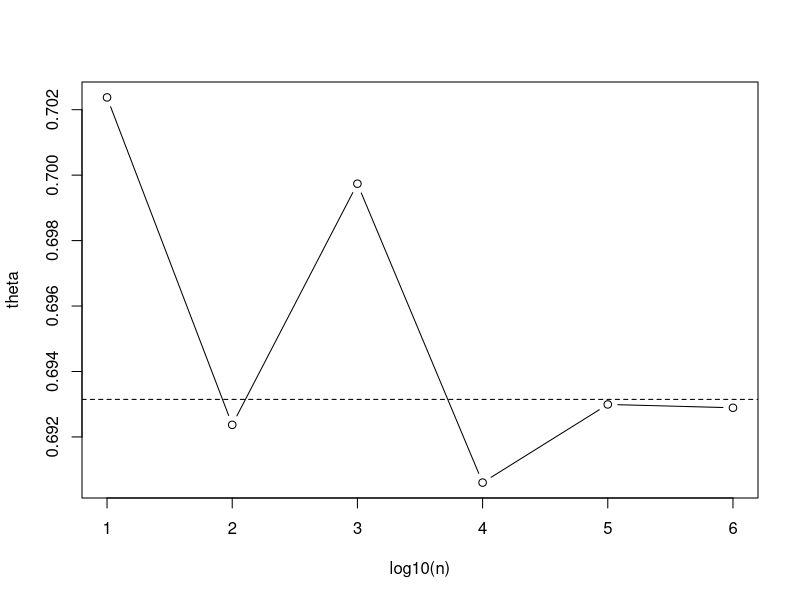
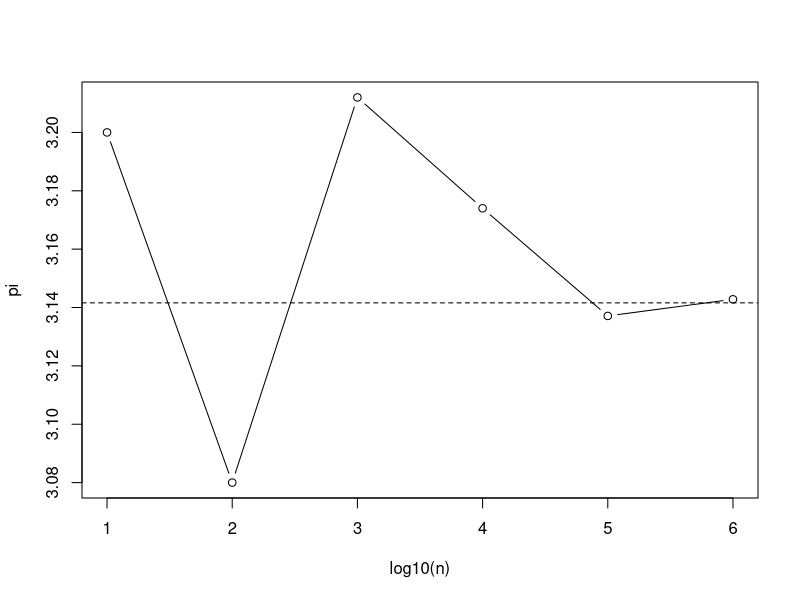

Here is the R script that generated these plots, in order: (Note: this script raises an error after producing the figures.)
#計算過程是否用到遞迴?------------否:apply
#                     |
#                     ------------是--------是否知道迴圈次數?---------------是:for
#                                                            |
#                                                            ---------------否:while,repeat

#HW1
z<-c()
for(i in 1:6){
    y<-runif(10^(i),0,1)
    x<-1/(5+(10-5)*y)
  x
  z[i]<-mean(x)*(10-5)
}
z
w<-c(10,100,1000,10000,100000,1000000)
# z <- sapply(w, FUN = function(x){(mean(1/runif(x,5,10)))*(10-5)})
plot(log10(w),z,xlab="log10(n)",ylab="theta",type="b")
abline(h=log(10)-log(5),lty=2)

#HW2
#I(a)
set.seed(123)
x<-c()
y<-c()
theta<-c()
p<-c()
for(i in 1:6){
  x<-runif(10^i,0,1)
  y<-runif(10^i,0,1)
  z<-c()
  z<-x^2+y^2<=1
  theta[i]<-mean(z)
  p[i]<-4*theta[i]
}
theta
p
w<-c(10,100,1000,10000,100000,1000000)
plot(log10(w),p,xlab="log10(n)",ylab="pi",type="b")
abline(h=pi,lty=2)
var<-c()
for(i in 1:6){
  var[i]<-(theta[i])*(1-theta[i])/((10^i))
}
var
# library(magrittr)
# set.seed(109225004)
# f <- function(n){
#   x <- runif(n)
#   y <- runif(n)
#   z <- ifelse(x^2+y^2<=1,1,0)
#   return(c("n" = n,
#            "pi_hat" = 4*mean(z),
#            "var" = (mean(z)*(1-mean(z)))/n))}
# data <- sapply(10^(1:6), f) %>% t()


#13
v<-c()
for(i in 1:1000000){
  product<-1
  n<-0
  while(product>exp(-3)){
    product<-product*runif(1,0,1)
    n<-n+1
  }
  v[i]<-n-1
}
# f <- function(){
#   u <- 1
#   i = 0
#   repeat{
#     if(u>=exp(-3)){
#       u <- u * runif(1)
#       i = i+1
#     }else{
#       break
#     }
#   }
#   return(i-1)
# }
# count <- replicate(10^6,f())
e<-mean(v)
e
x<-table(v)
y<-c()
for(j in 1:7){
  y[j]<-x[j]/1000000
  print(paste0("P(N=",j-1,")=",y[j]))
}
# x/10^6


#HW3
#1(ii) Bin(20,0.2)
set.seed(1234)
x<-rbinom(1000,20,0.2)
discrete.histogram(x,freq = F,main="Histogram of X")
mean(x);var(x)

set.seed(1234)
y<-c()
for(i in 1:1000){
  z<-c()
  for(j in 1:20){
    a<-runif(1,0,1)
    if(a<0.2){
      z[j]=1
    }else{
      z[j]=0
    }
  }
  y[i]<-sum(z)
}
y
# f <- function(n,p){
#   sum(replicate(n,ifelse(runif(1)<p,1,0)))
# }
# Iii <- replicate(10^3,f(n=20,p=0.2))
discrete.histogram(y,xlab="y",freq = F,main="Histogram of Y")
mean(y);var(y)

#1(iii) R package Poi(10)
set.seed(1234)
y<-c()
for(i in 1:1000){
  f<-exp(-10)
  p<-f
  n<-0
  u<-runif(1)
  while(u>f){
    n<-n+1
    p<-(p*10)/n
    f<-f+p
  }
  y[i]<-n
}
y
# f <- function(n){
#   y <- c()
#   u <- runif(n)
#   for(i in 1:n){
#     I=0
#     if(u[i]<ppois(I,10)){
#       y[i] <- I
#     }else{
#       while(ppois(I,10) <= u[i]){
#         y[i] <- I+1
#         I <- I+1
#       }
#     }
#   }
#   return(y)
# }
# Iiii <- f(10^3)
discrete.histogram(y,xlab="y",freq = F,main="Histogram of Y")
mean(y);var(y)

#4.3
x<-c(0.3,0.2,0.35,0.15)
y<-c()
for(i in 1:1000){
  z<-x[1]
  n<-1
  u<-runif(1)
  while(u>z){
    n<-n+1
    z<-z+x[n]
  }
  y[i]<-n
}
# f <- function(){
#   u <- runif(1)
#   if(u<0.3){
#     1
#   }else if(u<0.5){
#     2
#   }else if(u<0.85){
#     3
#   }else if(u<1){
#     4
#   }
# }
# II_4_3 <- replicate(10^6,f())
y
mean(y);var(y)

#4.10(a)
y<-c()
for(i in 1:1000){
  x<-c()
  for(j in 1:10){ 
    u<-runif(1)
    x[j]<-floor(log(u)/log(0.2))+1
  }
  y[i]<-sum(x)
}
y
# f <- function(r,p){
#   sum(replicate(r,floor(log(runif(1))/log(1-p))+1))
# }
# ch4_10_a <- replicate(10^6,f(r=10,p=0.8))
mean(y);var(y)

#4.10(c)
y<-c()
for(i in 1:1000){
  f<-(0.8)^10
  p<-f
  j<-10
  u<-runif(1)
  while(u>f){
    p<-(j*0.2/(j-9))*p
    f<-f+p 
    j<-j+1
  }
  y[i]<-j
}
y
# f <- function(r,p){
#   u <- runif(1)
#   x = 10
#   cdf = pdf = p^r
#   while(u>=cdf){
#     pdf = (x*(1-p)/(x-r+1)) * pdf
#     cdf = cdf + pdf
#     x = x+1
#   }
#   return(x)
# }
# ch4_10_c <- replicate(10^6,f(r=10,p=0.8))
mean(y);var(y)

#4.10(d)
f <- function(r,p){
  x=0
  y=0
  while(x<=r){
    if(x==r){break}
    u<-runif(1)
    if(u<p){x=x+1}
    y=y+ 1
  }
  return(y)
}
z<- replicate(10^6,f(r=10,p=0.8))
mean(z);var(z)

#HW4

#Box-Muller transformation
set.seed(123)
start <- Sys.time()
x<-c()
y<-c()
for(i in 1:10^4){
  u1<-runif(1)
  u2<-runif(1,0,2*pi)
  x[i]<-sqrt((-2*log(u1)))*cos(u2)
  y[i]<-sqrt((-2*log(u1)))*sin(u2)
}

# f <- function(){
#   x=sqrt(rexp(1,1/2))*cos(runif(1,0,2*pi))
#   y=sqrt(rexp(1,1/2))*sin(runif(1,0,2*pi))
#   return(c(x,y))
# }
# hw1 <- as.data.frame(t(replicate(10^4,f())))


#HW7

#8.14
set.seed(123)
f_14<-c(1,3)
s_square<-var(f_14)
v_14<-c()
g_14<-function(l,n){
  while(length(v_14)<l){
    s_14<-c()
    for(i in 1:n){ 
      u<-runif(n,0,1)
      I<-floor(n*u)+1
      s_14[i]=f_14[(I[i])]
    }
    v_14[length(v_14)+1]<-var(s_14)
  }
  return((1/l)*(sum((v_14-s_square)^2)))
}
g_14(l=1000,n=2)


# set.seed(109225004)
# data <- replicate(1000,sample(c(1,3),size = 2,replace = T))
# s <- apply(data,2,var)
# mean((s-var(c(1,3)))^2)


#8.15
set.seed(123)
f_15<-c(5,4,9,6,21,17,11,20,7,10,21,15,13,16,8)
s_square_15<-var(f_15)
v_15<-c()
g_15<-function(l,n){
  while(length(v_15)<l){
    s_15<-c()
    for(i in 1:n){ 
      u<-runif(n,0,1)
      I<-floor(n*u)+1
      s_15[i]=f_15[(I[i])]
    }
    v_15[length(v_15)+1]<-var(s_15)
  }
  return((1/l)*(sum((v_15-s_square_15)^2)))
}
g_15(l=1000,n=15)


# set.seed(109225004)
# x <- c(5,4,9,6,21,17,11,20,7,10,21,15,13,16,8)
# data <- replicate(1000,sample(x,15,replace = T))
# s <- apply(data,2,var)
# mean((s-var(x))^2)

#2(b)
set.seed(123)
xbar_b<-c()
f_2_b<-function(l,n){
  while(length(xbar_b)<l){
    x_2_b<-c()
    for(i in 1:n){ 
      u<-runif(n,0,1)
      I<-floor(n*u)+1
      x_2_b[i]=x[(I[i])]
    }
    xbar_b[length(xbar_b)+1]<-mean(x_2_b)
  }
  return(xbar_b)
}
xbar_star<-f_2_b(l=1000,n=100)
MSE_b<-(1/1000)*(sum((xbar_star-x_bar)^2))
MSE_b
xbar_star_b<-sort(xbar_star)
CI_b<-c((xbar_star_b[50]+xbar_star_b[51])/2,(xbar_star_b[950]+xbar_star_b[951])/2)
CI_b

# set.seed(109225004)
# b <- replicate(1000,sample(x,length(x),replace = T))
# x_bar_b <- apply(b,2,mean)
# x_bar_b <- sort(x_bar_b)
# c((x_bar_b[50]+x_bar_b[51])/2,(x_bar_b[950]+x_bar_b[951])/2)
# mean((x_bar_b-mean(x))^2)

#2(c)
set.seed(123)
xbar_c<-c()
f_2_c<-function(l,n){
  while(length(xbar_c)<l){
    x_2_c<-rnorm(100,mean(x),sqrt(var(x)))
    xbar_c[length(xbar_c)+1]<-mean(x_2_c)
  }
  return(xbar_c)
}
xbar_starc<-f_2_c(l=1000,n=100)
MSE_c<-(1/1000)*(sum((xbar_starc-x_bar)^2))
MSE_c
xbar_star_c<-sort(xbar_starc)
CI_c<-c((xbar_star_c[50]+xbar_star_c[51])/2,(xbar_star_c[950]+xbar_star_c[951])/2)
CI_c

# set.seed(109225004)
# c <- replicate(1000,mean(rnorm(100,x_bar,sd = sqrt(s2))))
# c <- sort(c)
# c((c[50]+c[51])/2,(c[950]+c[951])/2)
# mean((c-mean(x))^2)

#HW9

#3 
library(stats)
set.seed(123)
f<-function(t){
  (1/((1/2)-t))+(1/((1/3)-t))+(1/((1/4)-t))+(1/((1/5)-t))-62
}
t_star<-uniroot(f,c(0, 0.2),tol = 0.000001)
t_star$root;t_star$f.root+62
St_star<-c()
for(i in 1:1000){
  x<-c()
  for(j in 1:4){
    x[j]<-rexp(1,(1/(j+1))-0.1745968)
  }
  St_star[i]<-sum(x) 
}
indicator<-c()
for(i in 1:1000){
  if(St_star[i]>62){
    indicator[i]=1
  }else{
    indicator[i]=0
  }
}
Nhat_IS<-sum(St_star*indicator*exp(-0.1745968*St_star))/1000
Dhat_IS<-sum(indicator*exp(-0.1745968*St_star))/1000
thetahat_IS<-Nhat_IS/Dhat_IS
thetahat_IS

# f1 <- function(x){1/(x+1)}
# f2 <- function(x){
#   sum(1/(f1(1:4)-x))-62
# }
# t <- uniroot(f2,c(0,0.2),tol=0.00001)$root
# t
# f2(t)+62
# set.seed(19225004)
# data <- mapply(function(x){rexp(1000,x)},f1(1:4)-t)
# s <- rowSums(data)
# N <- mean(s*(s>62)*exp(-t*s))
# D <- mean((s>62)*exp(-t*s))
# theta_IS <- N/D
# theta_IS
# set.seed(19225004)
# data <- mapply(function(x){rexp(10^7,x)},f1(1:4))
# total <- rowSums(data)
# mean(total[total>=62])







#apply:
#http://blog.fens.me/r-apply/
# http://blog.fens.me/wp-content/uploads/2016/04/apply.png
#向量化運算:
f <- function(x){
  sqrt(x)*10
}
x
x <- sample(1:100,12,T)
sqrt(x)*10
f(x=x) #並非所有函數都可以對向量物件使用
for(i in 1:10){
  print(sqrt(x[i])*10)
}

#apply(x,MARGIN,FUN,...):x為矩陣或陣列,MARGIN=1依row執行=2依column執行,FUN為作用的函數名稱
x=matrix(x,4,3)
x
f(x=x)
apply(x,1,function(x){mean(sqrt(x)*10)})
apply(x,2,function(x){mean(sqrt(x)*10)})

#lapply(list, function),sapply(list, function):x為向量或list
x <- list(a = 1:10,beta = exp(-3:3),logic = c(T,F,F,T))
x
lapply(x,mean) #回傳list
sapply(x,mean) #回傳向量或矩陣(特殊情況回傳list)
sapply(1:5,seq) #sapply回傳list情況:長度不同
y <- data.frame(cbind(x1=3, x2=c(2:1,4:5)))
sapply(y, cumsum)
#lapply常搭配do.call(rbind,.),do.call(cbind,.)使用

#vapply(list, function, FUN.VALUE , ...)類似sapply,但可用FUN.VALUE控制output的名稱
x <- data.frame(cbind(x1=3, x2=c(2:1,4:5)))
vapply(x,cumsum,FUN.VALUE=c('a'=0,'b'=0,'c'=0,'d'=0))
sapply(x,cumsum) #可用row.names指定名稱

#tapply(vector, index, function):利用index將vector分類後做運算
x<-y<-1:10;x;y
t<-round(runif(10,1,100)%%2);t
tapply(x,t,sum)
tapply(x,t,sum,y) #錯誤用法
tapply(x,t,sum)+tapply(y,t,sum)

#mapply(function, ...):多變量型sapply,...表示多個數據
#例1
x <- 1:10
y <- 5:-4
z <- round(runif(10,-5,5))
x;y;z
mapply(max,x,y,z)
#例2
set.seed(1)
n<-rep(4,4)
m<-v<-c(1,10,100,1000)
mapply(rnorm,n,m,v)
set.seed(1)
rnorm(4,1,1)
rnorm(4,10,10)

#rapply(list,f,classes = "ANY",deflt = NULL,how = c("unlist","replace","list"))
#遞迴版本的lapply,只處理list
#例1:排序
x=list(b=4:1,a=12,c=c('b','a'))
y=pi
z=data.frame(a=rnorm(10),b=10:1)
a <- list(x=x,y=y,z=z)
a
rapply(a , sort,how='replace')
#例2:文字類型加入"++++",非文字設為NA
rapply(a,function(x) paste0(x,'++++'),classes="character",deflt=NA, how = "list")

#平行化迴圈
#foreach+doParallel:
library(foreach)
library(doParallel)
foreach(..,.combine) #.combine:output格式,預設為list

#%do%
#基本用法同for loop
x <- foreach ( i = 1:3) %do% sqrt(i)
#可多個variable同時來迭代
x <- foreach(a = 1:3, b=rep(10, 3)) %do% ( a + b )
#可以使用大括號, 裡頭可以包更複雜的運算
x <- foreach(a= 1:3, b= rep(10 ,3)) %do% { a + b }

#使用.combine 選項，可以將運算的複雜度提高
x <- foreach(i = 1:3, .combine='c') %do% exp(i)
x <- foreach( i = 1:3, .combine='cbind') %do% rnorm(4) 
x <- foreach( i = 1:3, .combine='cfun', .multicombine=TRUE) %do% rnorm(4) #cfun為使用自訂函數

#%dopar%:需在程式頭尾加入開啟與關閉平行化的核心,並將%do%用法改為%dopar%,若要加入其他套件使用.packages參數
cpu.cores <- detectCores() #取得cpu最大核心數
cl = makeCluster(cpu.cores) # 開啟平行核心數
registerDoParallel(cl)
x <- foreach(i = 1:3, .combine='c') %dopar% exp(i)
stopCluster(cl) #關閉平行核心數

#平行化apply:snow,pbapply
library(pbapply)
library(parallel)
#pb*apply(cl):語法和apply基本相同,可加上cl指定平行化運算
cpu.cores <- detectCores() #取得cpu最大核心數
cl = makeCluster(cpu.cores,type='SOCK') #開啟指定核心數
x=matrix(x,4,3)
x
clusterExport(cl, c("x")) 
pbapply(x,1,function(x){mean(sqrt(x)*10)},cl = cl)
pbapply(x,2,function(x){mean(sqrt(x)*10)},cl = cl)
stopCluster(cl) #關閉平行核心數
